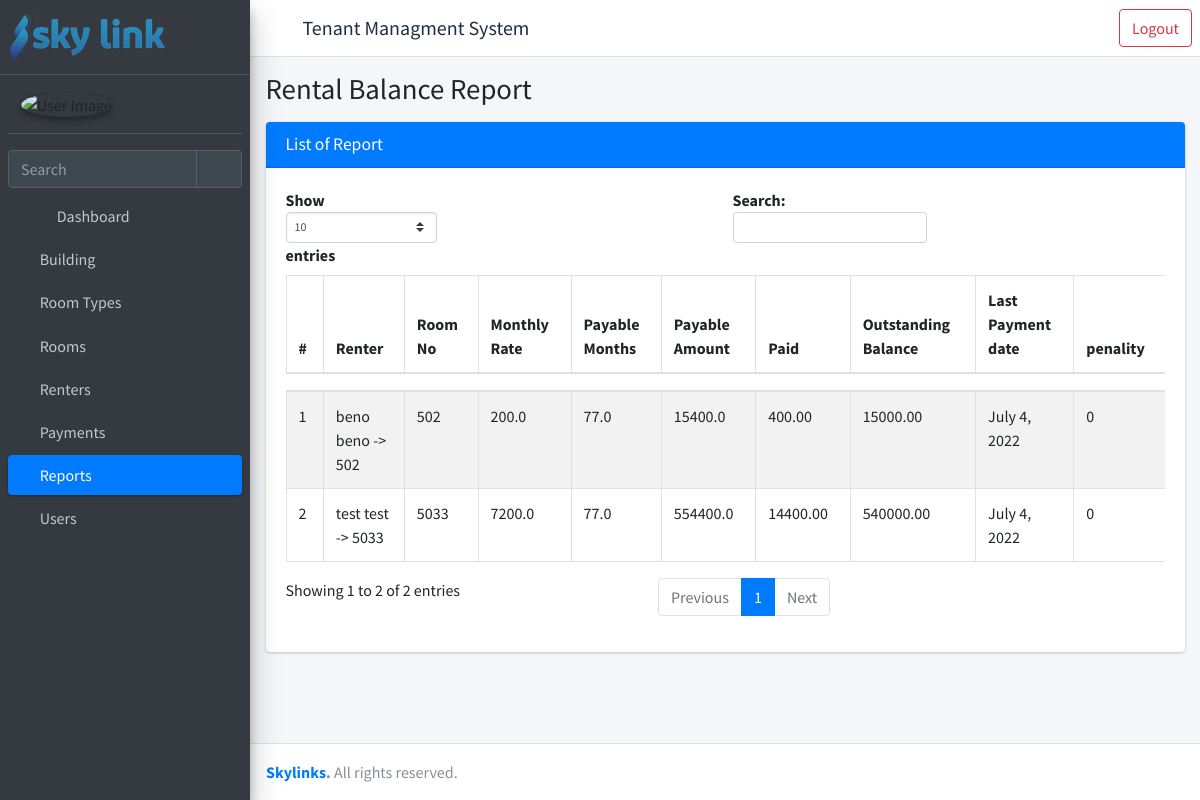
The app's page /building/1/list-report/ (signed in), older data.
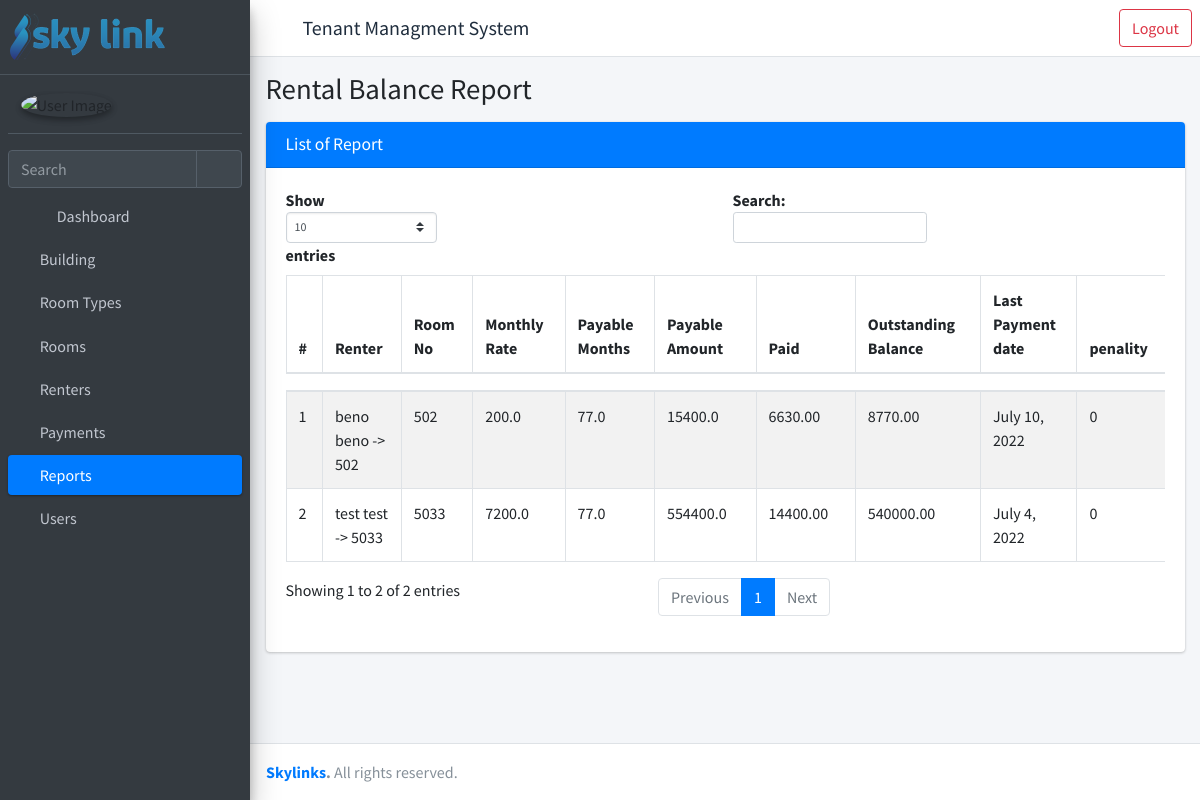
The same page, newer data.
### rent/models.py (models this page shows, shortened)
class Report(models.Model):
    renter = models.ForeignKey("rent.Renter", verbose_name=_(
        "Invoice No."), on_delete=models.CASCADE)
    payable_month = models.DecimalField(
        _("Payable Month"), max_digits=20, decimal_places=2, default=0)
    payable_amount = models.DecimalField(
        _("Payable Amount"), max_digits=10, decimal_places=2, default=0)
    total_paid = models.DecimalField(
        _("Total Paid"), max_digits=10, decimal_places=2, default=0, editable=False)
    def total_paid_calculator(self) -> Decimal:
        amount = self.payment_set.all().aggregate(Sum('amount'))
        vat = self.payment_set.all().aggregate(Sum('vat'))
        penality = self.payment_set.all().aggregate(Sum('penality'))
        sum = amount.get('amount__sum') + vat.get('vat__sum') + penality.get('penality__sum')
        if amount.get('amount__sum') is None:
            return Decimal(0)
        total = sum + self.renter.deposited_amount
        return total
    @property
    def monthly_rate(self) -> float:
        return float(self.renter.room.total_price)
    @property
    def payable_months_value(self) -> float:
        date = rel(timezone.localtime().now(), self.renter.date_admitted)
        year = date.years
        months = date.months
        days = date.days
        total_months = (year*12)+(months)+(days/30)
        return round(total_months, 2)
    @property
    def payable_amount_value(self):
        return round(self.payable_months_value * self.monthly_rate, 2)
    @property
    def outstanding_balance(self):
        return round(self.payable_amount - self.total_paid, 2)
    @property
    def last_paid_date(self):
        queryset = self.payment_set.all().order_by("-created_date")
        if queryset:
            return queryset[0].paid_date
        else:
            return "Hasn't Paid Yet"
    @property
    def penality(self):
        if self.outstanding_balance < 0:
            return 0
        last_paid_date = self.last_paid_date
        if type(last_paid_date) == str:
            last_paid_date = self.renter.date_admitted
        number_of_days = rel(timezone.localtime().now(), last_paid_date)
        year = number_of_days.years
        months = number_of_days.months
        days = number_of_days.days
        total_days = ((year*12)+(months))*30 + days
        lookup_fields = models.Q(date_from__lte=total_days) & models.Q(
            date_to__gte=total_days)
        penality_query = Penality.objects.filter(lookup_fields)
        if not penality_query.exists():
            return 0
        penality = penality_query.first()
        penality_amount = (penality.penality_fee_percent /
                           100) * self.renter.room.total_price
        return round(penality_amount, 2)
    def save(self):
        self.payable_month = self.payable_months_value
        self.payable_amount = self.payable_amount_value
        self.total_paid = self.total_paid_calculator()
        return super().save()

class Payment(models.Model):
    renter = models.ForeignKey("rent.Renter", verbose_name=_(
        "Renter"), on_delete=models.PROTECT)
    paid_date = models.DateField(_("Paid Date"), auto_now_add=True)
    no_of_months = models.PositiveIntegerField(_("No Of Months"))
    amount = models.DecimalField(
        _("Rent Cost"), max_digits=10, decimal_places=2)
    invoice_no = models.CharField(_("Invoice No"), max_length=50)
    slip_no = models.CharField(_("Slip No"), max_length=50)
    payment_method = models.CharField(
        _("Payment Method"), max_length=50, choices=PAYMENT_METHOD_CHOICES)
    remark = models.TextField(_("Remark"), blank=True, default="No Remark.")
    vat = models.DecimalField(_("VAT Amount"), max_digits=10, decimal_places=2)
    penality = models.DecimalField(
        _("Penality Amount"), max_digits=10, decimal_places=2)
    report = models.ForeignKey("rent.Report", verbose_name=_(
        "Reported to."), on_delete=models.PROTECT, blank=True)
    created_by = models.ForeignKey(settings.AUTH_USER_MODEL, verbose_name=_(
        "Created By"), on_delete=models.PROTECT, related_name="created_by_payment")
    created_date = models.DateTimeField(_("Created Date"), auto_now_add=True)
    updated_by = models.ForeignKey(settings.AUTH_USER_MODEL, verbose_name=_(
        "Updated By"), on_delete=models.PROTECT, related_name="updated_by_payment")
    updated_date = models.DateTimeField(_("Updated Date"), auto_now=True)

class Renter(models.Model):
    first_name = models.CharField(_("First Name"), max_length=30)
    last_name = models.CharField(_("Last Name"), max_length=30)
    phone = models.CharField(_("Phone number"), max_length=30)
    id_no = models.CharField(_("ID No."), max_length=50)
    deposited_amount = models.DecimalField(
        _("Deposited Amount"), max_digits=15, decimal_places=2, default=0)
    date_admitted = models.DateField(_("Date Admitted"), default=timezone.now)
    room = models.ForeignKey("rent.Room", verbose_name=_(
        "Room"), on_delete=models.PROTECT, related_name="rents")
    chat_id = models.CharField(_("Chat ID"), max_length=50, default=0)
    is_rented = models.BooleanField(_("Is Rented"), default=True)
    date_left = models.DateField(_("Date Field"), blank=True, null=True)
    created_by = models.ForeignKey(settings.AUTH_USER_MODEL, verbose_name=_(
        "Created By"), on_delete=models.PROTECT, related_name="created_by_renter")
    created_date = models.DateTimeField(_("Created Date"), auto_now_add=True)
    updated_by = models.ForeignKey(settings.AUTH_USER_MODEL, verbose_name=_(
        "Updated By"), on_delete=models.PROTECT, related_name="updated_by_renter")
    updated_date = models.DateTimeField(_("Updated Date"), auto_now=True)
    def full_name(self) -> str:
        return self.first_name + ' ' + self.last_name
    def __str__(self) -> str:
        return self.full_name() + f' -> {self.room}'

class Room(models.Model):
    building = models.ForeignKey("rent.Building", verbose_name=_(
        "Building"), on_delete=models.PROTECT)
    floor_no = models.PositiveIntegerField(_("Floor No."))
    room_type = models.ForeignKey("rent.RoomType", verbose_name=_(
        "Room Type"), on_delete=models.PROTECT)
    room_no = models.CharField(_("Room No."), max_length=10)
    width = models.DecimalField(
        _("Room Width"), max_digits=5, decimal_places=2, blank=True, null=True)
    length = models.DecimalField(
        _("Room Length"), max_digits=5, decimal_places=2, blank=True, null=True)
    area = models.DecimalField(_("Area"), max_digits=10, decimal_places=2)
    price_msq = models.DecimalField(
        _("Price per MSq"), max_digits=10, decimal_places=2)
    status = models.CharField(
        _("Status"), max_length=50, choices=STATUS_CHOICES, default="vacant")
    total_price = models.DecimalField(
        _("Total Price"), max_digits=10, decimal_places=2)
    is_active = models.BooleanField(default=True)
    created_by = models.ForeignKey(settings.AUTH_USER_MODEL, verbose_name=_(
        "Created By"), on_delete=models.PROTECT, related_name="created_by_room")
    created_date = models.DateTimeField(_("Created Date"), auto_now_add=True)
    updated_by = models.ForeignKey(settings.AUTH_USER_MODEL, verbose_name=_(
        "Updated By"), on_delete=models.PROTECT, related_name="updated_by_room")
    updated_date = models.DateTimeField(_("Updated Date"), auto_now=True)
    def __str__(self) -> str:
        return self.room_no

### rent/views.py (the view)
class ReportListView(LoginRequiredMixin, ReportViewPermissionMixin, ListView):
    model = Report
    template_name = "rent/list-report.html"
    def get_context_data(self, **kwargs):
        context = super().get_context_data(**kwargs)
        context["title"] = " Rental Balance Report"
        context["open"] = "report"
        context['obj_model'] = "report"
        return {**context, **permissions(self.request)}
    def get_queryset(self):
        querset = Report.objects.filter(
            renter__room__building__id=self.kwargs.get('pk'))
        for object in querset.filter(renter__is_rented=True):
            object.save()  # make this using crone jobs
        return querset

### templates/rent/list-report.html (shortened to what this page needs)
{% extends 'rent/homepage.html' %}
{% load static %}
{% block main_page %}
<div class="content">
    <div class="container-fluid">
        <div class="card">
            <div class="card-header bg-primary">
                <h3 class="card-title ">List of {{ obj_model.capitalize }}</h3>
            </div>
            <div class="card-body">
                <table id="example1" class="table table-bordered table-striped">
                    <thead>
                            <tr>
                                <th>#</th>
                                <th>Renter</th>
                                <th>Room No</th>
                                <th>Monthly Rate</th>
                                <th>Payable Months</th>
                                <th>Payable Amount</th>
                                <th>Paid</th>
                                <th>Outstanding Balance</th>
                                <th>Last Payment date</th>
                                <th>penality</th>
                            </tr>
                        </thead>
                        <tbody>
                        {% if object_list.count > 0 %}
                            {% for data in object_list %}
                                <tr>
                                    <td>{{ forloop.counter }}</td>
                                    <td>{{ data.renter }}</td>
                                    <td>{{ data.renter.room }}</td>
                                    <td>{{ data.monthly_rate }}</td>
                                    {% if data.renter.is_rented %}
                                        <td>{{ data.payable_months_value }}</td>
                                        <td>{{ data.payable_amount_value }}</td>
                                    {% else %}
                                        <td>{{ data.payable_month }}</td>
                                        <td>{{ data.payable_amount }}</td>
                                    {% endif %}
                                    <td>{{ data.total_paid }}</td>
                                    <td>{{ data.outstanding_balance }}</td>
                                    <td>{{ data.last_paid_date }}</td>
                                    <td>{{ data.penality }}</td>
                                </tr>
                            {% endfor %}
                        {% else %}
                                <tr>
                                    <td colspan="9" class="dataTables_empty text-center" valign="top">No records found</td>
                                </tr>
                        {% endif %}
                            </tbody>
                        </table>
                    </div>
                </div>
            </div>
        </div>
        {% endblock main_page %}
        {% block scripts %}
        {% load static %}
        {% endblock scripts %}

Row changes from the older to the newer data that the page shows:
changed Report "beno beno -> 502": total_paid "400.00" → "6630.00"; outstanding_balance "15000.00" → "8770.00"; last_paid_date "July 4, 2022" → "July 10, 2022"
